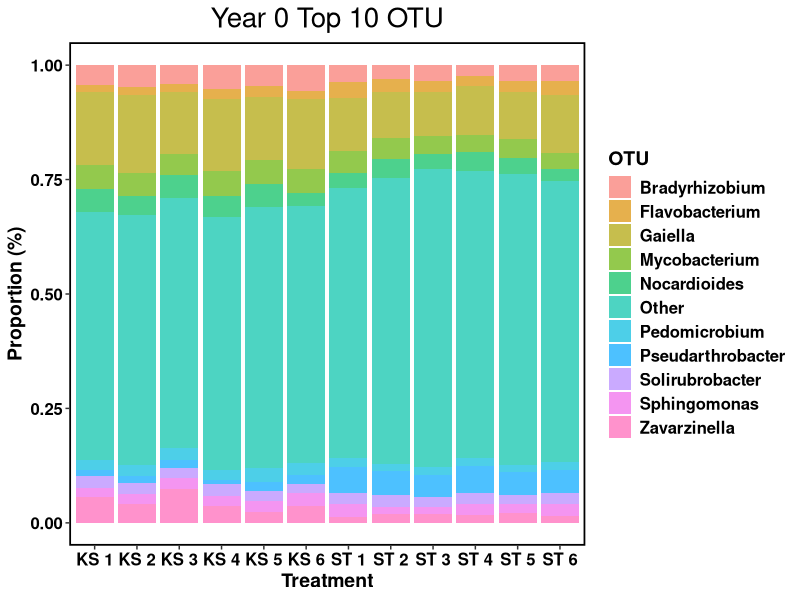
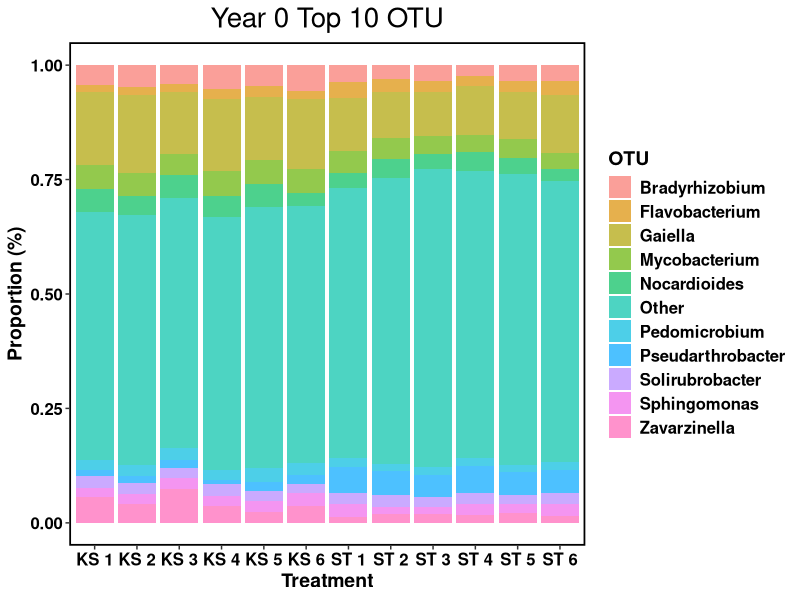

The R script that drew these images, in order:
library(tidyverse)
library(readxl)
library(broom)
library(purrr)
library(plyr)
library(RColorBrewer)

#sets working directory to target folder
setwd("C:/Users/kentp/Documents/Github/Rhizosphere-sequencing/Wheat 2021") 

#reads ub the metadata
data <- read_excel(path="OTU.xlsx")
Distribution = ggplot(data, aes(fill=OTU,y=Count, x=Treatment)) + 
  geom_bar(position="fill", stat="identity", alpha = 0.7)+
  theme(axis.text.y = element_text(colour = "black", size = 12, face = "bold"), 
        axis.text.x = element_text(colour = "black", face = "bold", size = 12), 
        legend.text = element_text(size = 12, face ="bold", colour ="black"), 
        legend.position = "right", axis.title.y = element_text(face = "bold", size = 14), 
        axis.title.x = element_text(face = "bold", size = 14, colour = "black"), 
        legend.title = element_text(size = 14, colour = "black", face = "bold"), 
        panel.background = element_blank(), panel.border = element_rect(colour = "black", fill = NA, size = 1.2),
        legend.key=element_blank()) +  
  labs(x = "Treatment", y = "Proportion (%)") +
  ggtitle("Year 0 Top 10 OTU") + theme(plot.title = element_text(size=20, hjust = 0.5))

Distribution

ggsave("Distribution OTU.tiff", height = 8, width = 10, units = "in")
